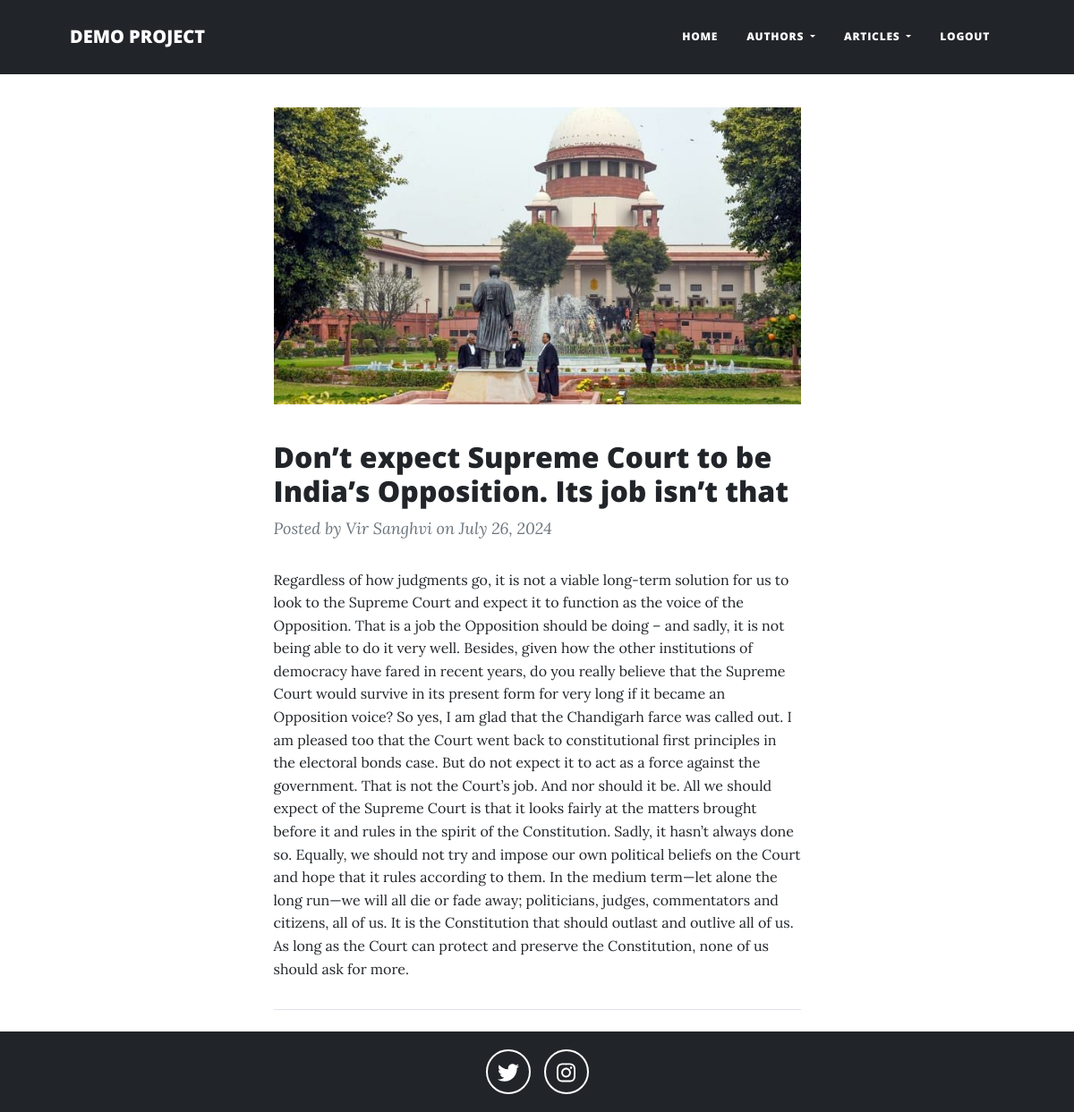
The page /article/22/ (signed in) on the database its author committed.
### accounts/models.py (models this page shows, shortened)
class Article(models.Model):
    author_name=models.ForeignKey(Authors,on_delete=models.CASCADE) #ManyToOne,(many articles mapped to one author)
    article_name=models.CharField(max_length=100)
    article_photo=models.ImageField(upload_to='uploads/')
    article_body=models.TextField(max_length=10020)
    published_at=models.DateField(auto_now_add=True)

class Authors(models.Model):
    name=models.CharField(max_length=100,unique=True)
    details=models.TextField(max_length=2002)
    def __str__(self):
        return self.name

### accounts/views.py (the view)
# urls.py: path('article/<int:id>/', views.article_detail, name='article_detail'),
@login_required(login_url='login')
def article_detail(request, id):
    article = get_object_or_404(Article, id=id)
    return render(request, 'read.html', {'article': article})

### accounts/templates/read.html (shortened to what this page needs)
{% extends 'base.html' %}
{% load static %}
{% block content %}
    <div class="container px-4 px-lg-5">
        <div class="row gx-4 gx-lg-5 justify-content-center">
            <div class="col-md-10 col-lg-8 col-xl-7">
                <div class="post-preview">
                    {% if article.article_photo %}
                        <img src="{{ article.article_photo.url }}" alt="{{ article.article_name }}" class="article-photo">
                    {% endif %}
                    <h2 class="post-title">{{ article.article_name }}</h2>
                    <p class="post-meta">
                        Posted by {{ article.author_name }} on {{ article.published_at|date:"F j, Y" }}
                    </p>
                    <p class="post-body">{{ article.article_body }}</p>
                </div>
                <hr class="my-4" />
            </div>
        </div>
    </div>
{% endblock %}

### accounts/templates/base.html (style rules this page uses)
html, body { height: 100%; margin: 0; }
body { display: flex; flex-direction: column; min-height: 100vh; }

### accounts/templates/read.html (style rules this page uses)
.article-photo { width: 100%; max-width: 100%; height: auto; margin-bottom: 20px; }
.post-title { font-size: 2rem; margin-top: 20px; }
.post-meta { font-size: 0.9rem; color: #555; }
.post-body { font-size: 1rem; line-height: 1.6; }

### rows shown on the page
Article: article_photo (picture), article_name "Don’t expect Supreme Court to be India’s Opposition. Its job isn’t that", author_name "Vir Sanghvi", published_at "July 26, 2024", article_body "Regardless of how judgments go, it is not a viable long-term solution for us to look to the Supreme Court and expect it to function as the voice of the Opposition. That is a job the Opposition should be doing – and sadly, it is not being able to do it very well. Besides, given how the other institutions of democracy have fared in recent years, do you really believe that the Supreme Court would survive in its present form for very long if it became an Opposition voice? So yes, I am glad that the Chandigarh farce was called out. I am pleased too that the Court went back to constitutional first principles in the electoral bonds case. But do not expect it to act as a force against the…"
